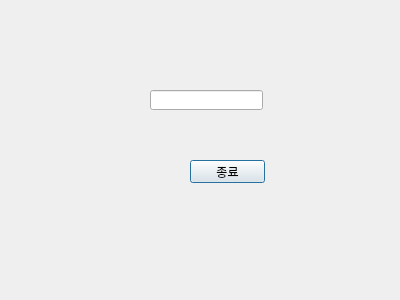
<?xml version="1.0" encoding="UTF-8"?>
<ui version="4.0">
 <class>Dialog</class>
 <widget class="QDialog" name="Dialog">
  <property name="geometry">
   <rect>
    <x>0</x>
    <y>0</y>
    <width>400</width>
    <height>300</height>
   </rect>
  </property>
  <property name="windowTitle">
   <string>Dialog</string>
  </property>
  <widget class="QLineEdit" name="lineEditDlg">
   <property name="geometry">
    <rect>
     <x>150</x>
     <y>90</y>
     <width>113</width>
     <height>20</height>
    </rect>
   </property>
  </widget>
  <widget class="QPushButton" name="pushButton">
   <property name="geometry">
    <rect>
     <x>190</x>
     <y>160</y>
     <width>75</width>
     <height>23</height>
    </rect>
   </property>
   <property name="text">
    <string>종료</string>
   </property>
  </widget>
 </widget>
 <resources/>
 <connections/>
</ui>
